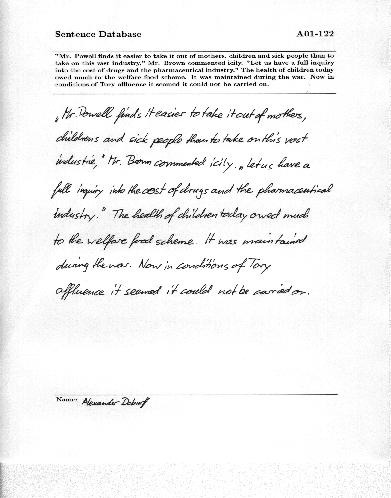
#> input picture dataset/amine/WhatsApp Image 2026-03-12 at 23.51.31 (1).png, 391 x 498 px; its folder holds only this picture in this run
$ python -i features.py   (imports and definitions only)
#> lines starting #> are read from the running program, lines starting #| are printed output that depends on the picture; after the words box and inside, x2 and y2 are one past the last pixel; in counts of white or black regions, pixels touching at a corner belong together
#> further down, picture is the input picture: shape (498, 391); min 0, max 255, mean 243.3
import os
from typing import List, Optional, Tuple

import cv2
import numpy as np
from skimage.feature import local_binary_pattern


# [29 lines left out: function _augment_image, not called in this run]


def _auto_crop_to_ink(gray: np.ndarray) -> np.ndarray:
    """
    Recadre automatiquement l'image autour des pixels "encre" (texte),
    pour réduire l'impact du fond (table, marges, ombres).
    """
    if gray.ndim != 2:
        raise ValueError("Expected grayscale image (2D).")

    # Binarisation pour détecter l'encre (texte sombre)
    blur = cv2.GaussianBlur(gray, (5, 5), 0)
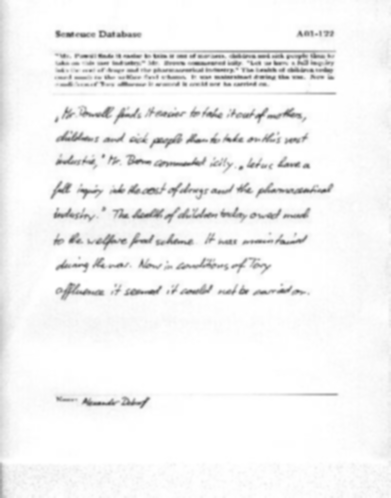
#> blur: shape (498, 391); min 86, max 255, mean 243.3
    _, th = cv2.threshold(blur, 0, 255, cv2.THRESH_BINARY + cv2.THRESH_OTSU)
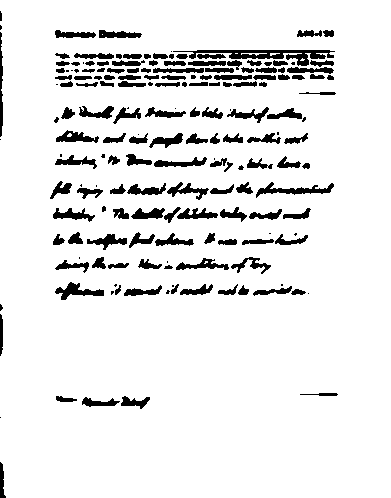
#> th: shape (498, 391); 91% white; 177 black regions (37 under 20 px), largest, box (x1, y1, x2, y2) and area: (173, 50, 335, 66) 979, (256, 182, 334, 198) 431, (55, 282, 104, 300) 368

    # On cherche les pixels sombres (encre) -> invert
    ink = 255 - th
    # Nettoyage léger
    kernel = np.ones((3, 3), np.uint8)
    ink = cv2.morphologyEx(ink, cv2.MORPH_OPEN, kernel, iterations=1)
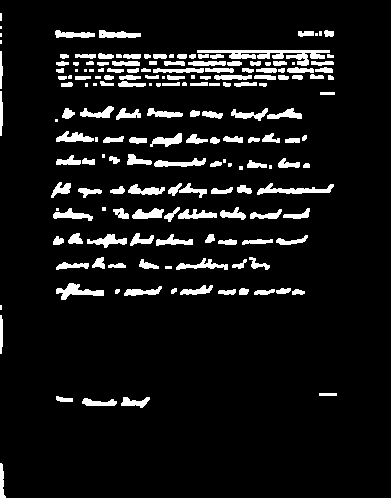
#> ink: shape (498, 391); 8.2% white; 175 white regions (30 under 20 px), largest, box (x1, y1, x2, y2) and area: (197, 50, 330, 66) 875, (257, 183, 334, 195) 395, (56, 283, 104, 300) 357

    ys, xs = np.where(ink > 0)
#> ys = 15940 values from 13 to 497; xs = 15940 values, max 336 at index 15329, min 0 at index 0, mean 176.6
    if len(xs) == 0 or len(ys) == 0:
        return gray

    x0, x1 = int(xs.min()), int(xs.max())
#> x0 = 0; x1 = 336
    y0, y1 = int(ys.min()), int(ys.max())
#> y0 = 13; y1 = 497

    # marge de sécurité
    h, w = gray.shape[:2]
#> h = 498; w = 391
    pad_x = int(0.05 * (x1 - x0 + 1))
#> pad_x = 16
    pad_y = int(0.05 * (y1 - y0 + 1))
#> pad_y = 24
    x0 = max(0, x0 - pad_x)
    x1 = min(w - 1, x1 + pad_x)
#> x1 = 352
    y0 = max(0, y0 - pad_y)
#> y0 = 0
    y1 = min(h - 1, y1 + pad_y)

    return gray[y0 : y1 + 1, x0 : x1 + 1]
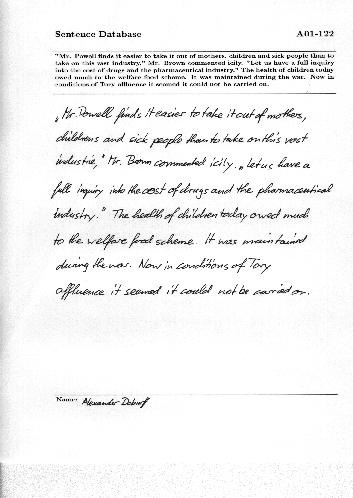
#> returned value: shape (498, 353); min 0, max 255, mean 242.7


def preprocess_grayscale(gray: np.ndarray, size: int = 256) -> np.ndarray:
    """
    Prétraitement robuste pour l'écriture manuscrite:
    - recadrage auto sur le texte
    - amélioration contraste
    - resize final
    """
    gray = _auto_crop_to_ink(gray)
    # amélioration du contraste (CLAHE)
    clahe = cv2.createCLAHE(clipLimit=2.0, tileGridSize=(8, 8))
    gray = clahe.apply(gray)
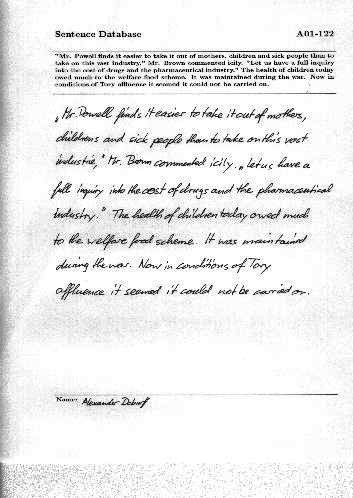
#> gray: shape (498, 353); min 1, max 255, mean 236.1
    gray = cv2.resize(gray, (size, size))
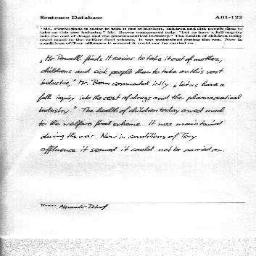
#> gray: shape (256, 256); min 5, max 255, mean 235.9
    return gray


# [135 lines left out: functions load_grayscale_image, load_grayscale_from_bytes, lbp_features, extract_features_from_dataset, not called in this run]

>>> import cv2
>>> picture = cv2.imread('dataset/amine/WhatsApp Image 2026-03-12 at 23.51.31 (1).png', cv2.IMREAD_GRAYSCALE)
>>> result = preprocess_grayscale(picture)

$ run again, on dataset/amine/image.png
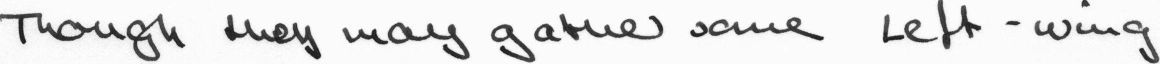
#> input picture dataset/amine/image.png, 2319 x 128 px (shown at 1/2 size)
#> picture is the input picture: shape (128, 2319); min 11, max 255, mean 227.6
#> th: shape (128, 2319); 88% white; 17 black regions, largest, box (x1, y1, x2, y2) and area: (449, 29, 642, 119) 4533, (0, 26, 252, 88) 4291, (1380, 34, 1648, 82) 3613
#> in _auto_crop_to_ink, `ink = 255 - th`:
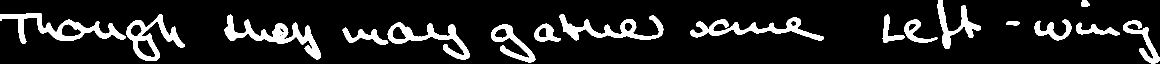
#> ink: shape (128, 2319) (shown at 1/2 size); 12% white; 17 white regions, largest, box (x1, y1, x2, y2) and area: (449, 29, 642, 119) 4533, (0, 26, 252, 88) 4291, (1380, 34, 1648, 82) 3613
#> x0 = 0; x1 = 2318
#> y0 = 0; y1 = 127
#> pad_x = 115
#> pad_y = 6
#> in preprocess_grayscale, `gray = cv2.resize(gray, (size, size))`:
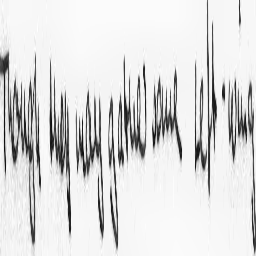
#> gray: shape (256, 256); min 11, max 255, mean 220.7
